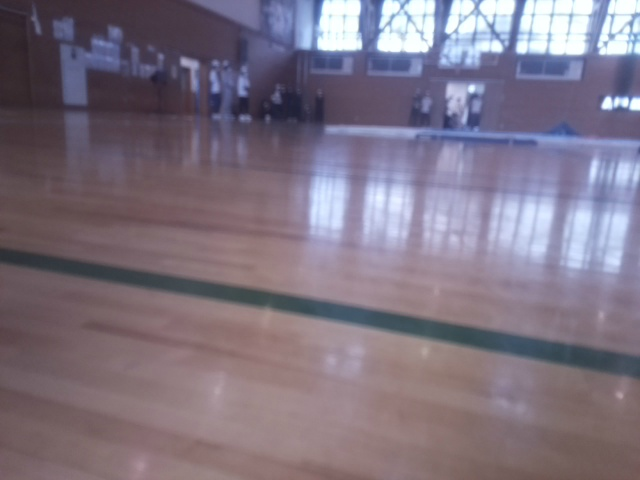
#> input picture spm/b_spm1/test/0.jpg, 640 x 480 px; its folder holds only this picture in this run
$ python b__main.py
#> lines starting #> are read from the running program, lines starting #| are printed output that depends on the picture
### Testcode/EtoE/baaa_feature.py
from cmath import inf
from pickletools import int4
from typing import List
import cv2
import numpy as np
import os
from PIL import Image
from matplotlib import pyplot as plt
from time import time

class ReadFeaturedImg():
    """画像読込関数

    Args:
        importPath (str): Original img path
        saveDir (str): Save directory path that allowed tmp
        Save(bool):Save or not, defalt:False
    """
    def __init__(self, importPath:str=None, saveDir:str=None, Save:any=False):
        self.imp_p = importPath
        self.sav_d = saveDir
        self.save = Save

    def feature_img(self, frame_num, feature_names=None):
        '''Change to treated img
        Args:
            frame_num(int):Frame number or time
            feature_name(str):
        Return:
            fmg_list(list):List of featured img paths
        '''
        self.treat = Feature_img(self.imp_p, frame_num, self.sav_d)
        if feature_names == None:
#             self.treat.normalRGB()
#             self.treat.vari()
            self.treat.rgbvi()
#             self.treat.grvi()
            self.treat.ior()
            self.treat.enphasis()
#             self.treat.edge()
            self.treat.hsv()
            self.treat.r()
            self.treat.b()
            self.treat.g()
            self.treat.rb()
            self.treat.gb()
            self.treat.rg()

        else:
            for feature_name in feature_names:
                if feature_name == "normalRGB":
                    self.treat.normalRGB()
                elif feature_name == "vari":
                    self.treat.vari()
                elif feature_name == "rgbvi":
                    self.treat.rgbvi()
                elif feature_name == "grvi":
                    self.treat.grvi()
                elif feature_name == "ior":
                    self.treat.ior()
                elif feature_name == "enphasis":
                    self.treat.enphasis()
                elif feature_name == "edge":
                    self.treat.edge()
                elif feature_name == "hsv":
                    self.treat.hsv()
                elif feature_name == "red":
                    self.treat.r()
                elif feature_name == "blue":
                    self.treat.b()
                elif feature_name == "green":
                    self.treat.g()
                elif feature_name == "purple":
                    self.treat.rb()
                elif feature_name == "emerald":
                    self.treat.gb()
                elif feature_name == "yellow":
                    self.treat.rg()
                else:
                    self.treat.other()
        fmg_list = self.treat.output()

        return fmg_list


    # [6 lines left out: function read_img, not called in this run]


class Feature_img():
    save_name = None
    def __init__(self, imp_p, frame_num, saveDir):
        self.output_img_list = []
        self.imp_p = imp_p
        self.frame_num = frame_num
        self.sav_d = saveDir


    # [118 lines left out: functions normalRGB, r, b, g, rb, gb and 2 more, not called in this run]

    # RGBVI
    def rgbvi(self):
        self.org_img = cv2.imread(self.imp_p,1)
        r = self.org_img[:,:,2]
        g = self.org_img[:,:,1]
        b = self.org_img[:,:,0]
        rgbvi = (g*g-r*b)/(g*g+r*b)
        rgbvi[rgbvi == inf] = 0
        self.output_img = rgbvi.astype(int)
        self.output_img = np.array(self.output_img.tolist(), dtype=np.uint8)
        self.save_name = self.sav_d + f"/rgbvi_{self.frame_num}.jpg"
        cv2.imwrite(self.save_name, self.output_img)
        self.output_img_list.append(self.save_name)

    # GRVI（緑赤植生指標）
    # [24 lines left out: function grvi, not called in this run]

    # IOR（酸化鉄比）ARLISSで使用できるかも？
    def ior(self):
        self.org_img = cv2.imread(self.imp_p, 1)
        ior = self.org_img[:, :, 2]/self.org_img[:, :, 0]
        ior[ior==inf] = 0
        self.output_img = ior.astype(int)
        self.output_img = np.array(self.output_img.tolist(), dtype=np.uint8)
        self.save_name = self.sav_d + f"/ior_{self.frame_num}.jpg"
        cv2.imwrite(self.save_name, self.output_img)
        self.output_img_list.append(self.save_name)

    # エッジ強調
    def enphasis(self):
        #self.output_img_list = []
        self.org_img = cv2.imread(self.imp_p, 1)
#> self.org_img is the input picture: shape (480, 640, 3); mean B, G, R 130.2, 115.3, 126
        self.org_img = cv2.cvtColor(self.org_img, cv2.COLOR_BGR2RGB)
        kernel = np.array([[0, 1, 0],
                            [1, -4, 1],
                            [0, 1, 0]], np.float32)
        self.output_img = cv2.filter2D(self.org_img, -1, kernel)
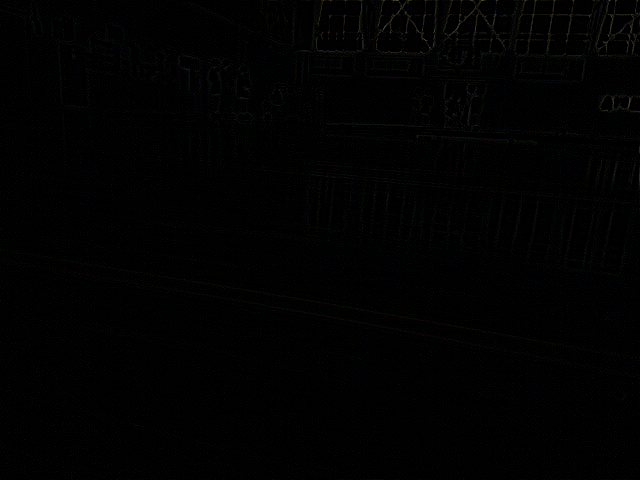
#> self.output_img: shape (480, 640, 3); mean R, G, B 1.4, 1.3, 1.4
        self.save_name = self.sav_d + f"/enphasis_{self.frame_num}.jpg"
        cv2.imwrite(self.save_name, self.output_img)
        self.output_img_list.append(self.save_name)

    # エッジ検出
    # [9 lines left out: function edge, not called in this run]

    def hsv(self):
        #self.output_img_list = []
        self.org_img = cv2.imread(self.imp_p, 1)
        self.img_hsv = cv2.cvtColor(self.org_img, cv2.COLOR_BGR2HSV)
        self.save_name = self.sav_d + f"/hsv_{self.frame_num}.jpg"
        cv2.imwrite(self.save_name,self.img_hsv)
        self.output_img_list.append(self.save_name)

    def other(self):
        self.save_name = "0"
        self.output_img_list.append(self.save_name)

    # 特徴抽出済画像パス引き渡し
    def output(self):
        return self.output_img_list

    # 作ってみたが使わない
    # [11 lines left out: function show, not called in this run]


# if __name__ == "__main__":
#     feat = Feature_img(["img_data/data_old/img_train_RPC.jpg"])
#     train_img_path = feat.vari()

### Testcode/EtoE/baba_into_window.py
from baaa_feature import ReadFeaturedImg
import numpy as np

class IntoWindow(ReadFeaturedImg):
    def __init__(self, importPath:str=None, saveDir:str=None, Save:bool=False):
        super().__init__(importPath, saveDir, Save)

    def breakout(self, img:np.ndarray=None, windowshape:tuple=(2,3)):
        """画像探査領域分割関数

        Args:
            img (np.ndarray): 画像
            windowshape (list, optional): 所望の領域のシェイプ. Defaults to (2, 3).

        Returns:
            list: 3 lists of separated img.
        """
#> called with windowshape = (2, 3)
        self.img_window_list = []
#> self.img_window_list = []
        height = img.shape[0]
#> height = 480
        width = img.shape[1]
#> width = 640

        # 指定の大きさの探査領域を設定
        partial_height = int(height/windowshape[0])
        partial_width = int(width/windowshape[1])
        # 探査領域を抽出
        for i in range(windowshape[0]):
            for j in range(windowshape[1]):
                img_part = img[i*partial_height:(i+1)*partial_height, j*partial_width:(j+1)*partial_width]

                # まとめて返すためのリストに追加
                self.img_window_list.append(img_part)

        return self.img_window_list, (partial_height, partial_width)

### spm/b_spm1/b__main.py
import re
import os
from tempfile import TemporaryDirectory
from xml.etree.ElementInclude import default_loader
import cv2
import numpy as np
from datetime import datetime
from glob import glob
from concurrent.futures import ThreadPoolExecutor, ProcessPoolExecutor

from baba_into_window import IntoWindow
from bbaa_learn_dict import LearnDict
from bcaa_eval import EvaluateImg

from time import time


'''
直列処理をする場合に呼ばれるプログラム
'''


def spm_first(img_path=False,npz_dir=None, learn_state=False,patch_size=(40,71),n_components=5,transform_n_nonzero_coefs=4,max_iter=15):
    # 一旦一枚目だけ学習
    learn_state = True
    # import_paths = sorted(glob("../a_prepare/ac_pictures/aca_normal/movie_3/*.jpg"))
    if not img_path:
        import_paths = sorted(glob('test/*.jpg'))
    else:
        import_paths = sorted(glob(img_path))
    if len(import_paths) > 1000:
        import_paths = import_paths[:1000]
    import_paths = import_paths
    dict_list = {}
    saveDir = "b-data"

    if not os.path.exists(saveDir):
        os.mkdir(saveDir)
    if not os.path.exists(saveDir + f"/bbba_learnimg"):
        os.mkdir(saveDir + f"/bbba_learnimg")
    if not os.path.exists(saveDir + f"/bcca_secondinput"):
        os.mkdir(saveDir + f"/bcca_secondinput")
    saveName = saveDir + f"/bcba_difference"
    if not os.path.exists(saveName):
        os.mkdir(saveName)
    # self.default_names = ["normalRGB","enphasis","edge","hsv","red","blue","green","purple","emerald","yellow"]  # 10特徴画像
    default_names = ["enphasis","rgbvi","ior","hsv","r","b","g","rg","rb","gb"]  # 10特徴画像neo
    # [5 lines of commented-out code are left out]

    for k, path in enumerate(import_paths):
        start_time = time()

        now=str(datetime.now())[:21].replace(" ","_").replace(":","-")
        print(now)
        saveName = saveDir + f"/bcba_difference/{now}"
        if not os.path.exists(saveName):
            os.mkdir(saveName)
        Save = True

        # Path that img will be read
        importPath = path.replace("\\", "/")

        # This will change such as datetime
        #print("CURRENT FRAME: "+str(re.findall(".*/frame_(.*).jpg", importPath)[0]))

        iw_shape = (2, 3)
        D, ksvd = None, None
        feature_values = {}

        if learn_state:
            print("=====LEARNING PHASE=====")
        else:
            print(f"=====EVALUATING PHASE {k}th=====")

        temp_dir = TemporaryDirectory()
        temp_dir_name = temp_dir.name.replace('//', '/').replace("\\","/")
        iw = IntoWindow(importPath, temp_dir_name, Save)
        # processing img
        fmg_list = iw.feature_img(frame_num=now, feature_names=default_names)

        for fmg in fmg_list:
            # breakout by windows
            iw_list, window_size = iw.breakout(cv2.imread(fmg,cv2.IMREAD_GRAYSCALE))
            feature_name = str(re.findall(temp_dir_name + "/(.*)_.*_", fmg)[0])
            print("FEATURED BY: ",feature_name)
            for win in range(6):
                #print("PRAT: ",win+1)
                if learn_state:
                    if win+1 == int((iw_shape[0]-1)*iw_shape[1]) + int(iw_shape[1]/2) + 1:
                        ld = LearnDict(iw_list[win],patch_size=patch_size,n_components=n_components,transform_n_nonzero_coefs=transform_n_nonzero_coefs,max_iter=max_iter)
                        D, ksvd = ld.generate()
                        dict_list[feature_name] = [D, ksvd]
                        save_name = saveDir + f"/bbba_learnimg/{feature_name}_part_{win+1}_{now}.jpg"
                        cv2.imwrite(save_name, iw_list[win])

                        params = f"psize_{(str(ld.patch_size[0]).zfill(3),str(ld.patch_size[1]).zfill(3))}-ncom_{str(ld.n_components).zfill(3)}-tcoef_{str(ld.transform_n_nonzero_coefs).zfill(3)}-mxiter_{str(ld.max_iter).zfill(3)}"
                else:
                    if win+1 in [4,5,6]:
                        D, ksvd = dict_list[feature_name]
                        ei = EvaluateImg(iw_list[win],patch_size=patch_size,n_components=n_components,transform_n_nonzero_coefs=transform_n_nonzero_coefs,max_iter=max_iter)
                        img_rec = ei.reconstruct(D, ksvd, window_size)
                        saveName = saveDir + f"/bcba_difference"
                        if not os.path.exists(saveName):
                            os.mkdir(saveName)
                        saveName = saveDir + f"/bcba_difference/{now}"
                        if not os.path.exists(saveName):
                            os.mkdir(saveName)
                        ave, med, var, mode, kurt, skew = ei.evaluate(iw_list[win], img_rec, win+1, feature_name, now, saveDir)
                    else:
                        ave, med, var, mode, kurt, skew = 0,0,0,0,0,0
                    #if win+1 == int((iw_shape[0]-1)*iw_shape[1]) + int(iw_shape[1]/2) + 1:
                    #    feature_values[feature_name] = {}
                    #    feature_values[feature_name]["var"] = ave
                    #    feature_values[feature_name]["med"] = med
                    #    feature_values[feature_name]["ave"] = var

                    if  feature_name not in feature_values:
                        feature_values[feature_name] = {}
                    feature_values[feature_name][f'win_{win+1}'] = {}
                    feature_values[feature_name][f'win_{win+1}']["var"] = var
                    feature_values[feature_name][f'win_{win+1}']["med"] = med
                    feature_values[feature_name][f'win_{win+1}']["ave"] = ave
                    feature_values[feature_name][f'win_{win+1}']["mode"] = mode
                    feature_values[feature_name][f'win_{win+1}']["kurt"] = kurt  # 尖度
                    feature_values[feature_name][f'win_{win+1}']["skew"] = skew  # 歪度


        if not learn_state:
            np.savez_compressed("b-data/bcca_secondinput/pre_data_ARLISS_stuck1/"+now,array_1=np.array([feature_values]))
            # np.savez_compressed(saveDir + f"/bczz_h_param/{params}",array_1=np.array([feature_values]))
            #with open(saveDir + f"/bcca_secondinput/"+now, "wb") as tf:
            #    pickle.dump(feature_values, tf)

        end_time = time()
        # Learn state should be changed by main.py
        learn_state = False
        #frame = str(re.findall(".*/frame_(.*).jpg", importPath)[0])
        #print(f"\n\n==={now}_data was evaluated===\nframe number is {frame}.\nIt cost {end_time-start_time} seconds.\n\n")
        temp_dir.cleanup()

patch=60
n_components=5
transform_n_nonzero_coefs=4
max_iter=15

if __name__ == "__main__":
    # [6 lines of commented-out code are left out]
#> (the run stopped early here; a loop or call above may not have finished)
